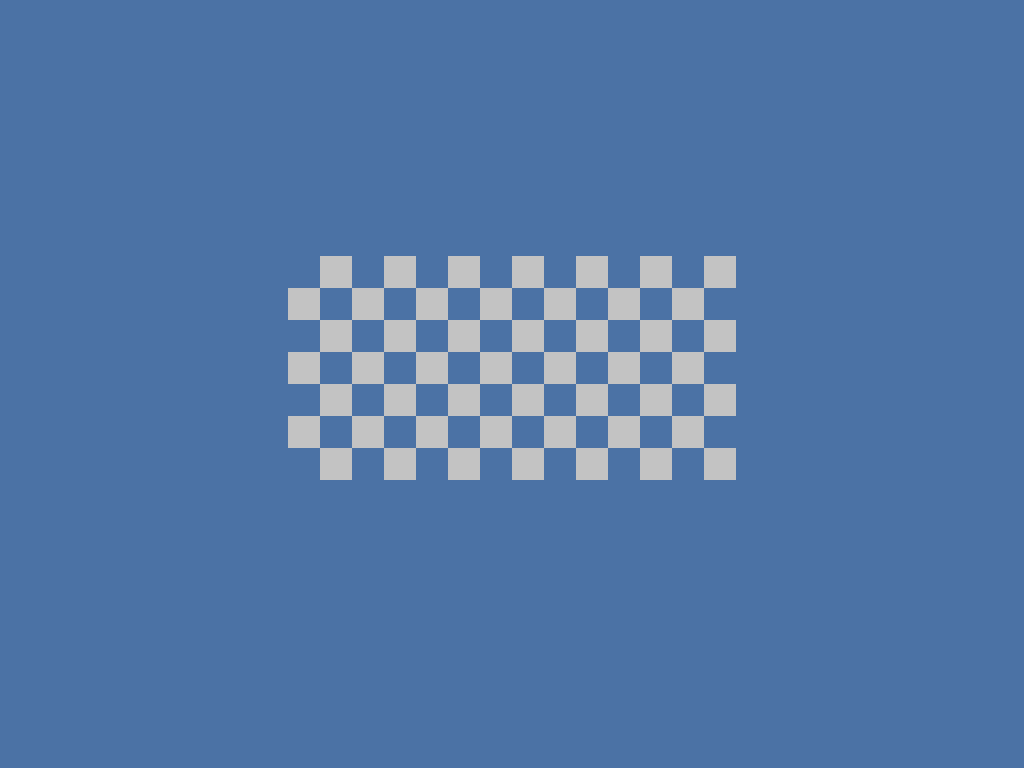

A 2D game scene composited from a Tiled map and its tileset images. What follows is a short description and the map's XML, with every tile layer's data as written:
An orthogonal 32x24 tile map with 32x32 px tiles, 1 tile layer (floors), 2 tilesets and 7 objects (4x wall, spawn, exit, kill_spinner).

<map version="1.0" tiledversion="1.1.4" orientation="orthogonal" renderorder="right-down" width="32" height="24" tilewidth="32" tileheight="32" infinite="0" nextobjectid="14">
 <properties>
  <property name="on_death" value="" />
  <property name="on_enter">local state = states.get_state("game")
local message = "Good luck..."
local label = state.message_label
label:set_text(message)
state.timer:after(8, function()
        if label:get_text() == message then
                state.message_label:set_text("")
        end
end)</property>
 </properties>
 <tileset firstgid="1" name="blue" tilewidth="32" tileheight="32" tilecount="1" columns="1">
  <image source="../graphics/blue.png" width="32" height="32" />
 </tileset>
 <tileset firstgid="2" name="white" tilewidth="32" tileheight="32" tilecount="1" columns="1">
  <image source="../graphics/white.png" width="32" height="32" />
 </tileset>
 <layer name="floors" width="32" height="24">
  <data encoding="csv">
1,1,1,1,1,1,1,1,1,1,1,1,1,1,1,1,1,1,1,1,1,1,1,1,1,1,1,1,1,1,1,1,
1,1,1,1,1,1,1,1,1,1,1,1,1,1,1,1,1,1,1,1,1,1,1,1,1,1,1,1,1,1,1,1,
1,1,1,1,1,1,1,1,1,1,1,1,1,1,1,1,1,1,1,1,1,1,1,1,1,1,1,1,1,1,1,1,
1,1,1,1,1,1,1,1,1,1,1,1,1,1,1,1,1,1,1,1,1,1,1,1,1,1,1,1,1,1,1,1,
1,1,1,1,1,1,1,1,1,1,1,1,1,1,1,1,1,1,1,1,1,1,1,1,1,1,1,1,1,1,1,1,
1,1,1,1,1,1,1,1,1,1,1,1,1,1,1,1,1,1,1,1,1,1,1,1,1,1,1,1,1,1,1,1,
1,1,1,1,1,1,1,1,1,1,1,1,1,1,1,1,1,1,1,1,1,1,1,1,1,1,1,1,1,1,1,1,
1,1,1,1,1,1,1,1,1,1,1,1,1,1,1,1,1,1,1,1,1,1,1,1,1,1,1,1,1,1,1,1,
1,1,1,1,1,1,1,1,1,1,2,1,2,1,2,1,2,1,2,1,2,1,2,1,1,1,1,1,1,1,1,1,
1,1,1,1,1,1,1,1,1,2,1,2,1,2,1,2,1,2,1,2,1,2,1,1,1,1,1,1,1,1,1,1,
1,1,1,1,1,1,1,1,1,1,2,1,2,1,2,1,2,1,2,1,2,1,2,1,1,1,1,1,1,1,1,1,
1,1,1,1,1,1,1,1,1,2,1,2,1,2,1,2,1,2,1,2,1,2,1,1,1,1,1,1,1,1,1,1,
1,1,1,1,1,1,1,1,1,1,2,1,2,1,2,1,2,1,2,1,2,1,2,1,1,1,1,1,1,1,1,1,
1,1,1,1,1,1,1,1,1,2,1,2,1,2,1,2,1,2,1,2,1,2,1,1,1,1,1,1,1,1,1,1,
1,1,1,1,1,1,1,1,1,1,2,1,2,1,2,1,2,1,2,1,2,1,2,1,1,1,1,1,1,1,1,1,
1,1,1,1,1,1,1,1,1,1,1,1,1,1,1,1,1,1,1,1,1,1,1,1,1,1,1,1,1,1,1,1,
1,1,1,1,1,1,1,1,1,1,1,1,1,1,1,1,1,1,1,1,1,1,1,1,1,1,1,1,1,1,1,1,
1,1,1,1,1,1,1,1,1,1,1,1,1,1,1,1,1,1,1,1,1,1,1,1,1,1,1,1,1,1,1,1,
1,1,1,1,1,1,1,1,1,1,1,1,1,1,1,1,1,1,1,1,1,1,1,1,1,1,1,1,1,1,1,1,
1,1,1,1,1,1,1,1,1,1,1,1,1,1,1,1,1,1,1,1,1,1,1,1,1,1,1,1,1,1,1,1,
1,1,1,1,1,1,1,1,1,1,1,1,1,1,1,1,1,1,1,1,1,1,1,1,1,1,1,1,1,1,1,1,
1,1,1,1,1,1,1,1,1,1,1,1,1,1,1,1,1,1,1,1,1,1,1,1,1,1,1,1,1,1,1,1,
1,1,1,1,1,1,1,1,1,1,1,1,1,1,1,1,1,1,1,1,1,1,1,1,1,1,1,1,1,1,1,1,
1,1,1,1,1,1,1,1,1,1,1,1,1,1,1,1,1,1,1,1,1,1,1,1,1,1,1,1,1,1,1,1
</data>
 </layer>
 <objectgroup name="entities">
  <object id="5" type="wall" x="256" y="480" width="544" height="32" />
  <object id="8" type="wall" x="768" y="256" width="32" height="224" />
  <object id="9" type="wall" x="256" y="224" width="544" height="32" />
  <object id="10" type="wall" x="256" y="256" width="32" height="224" />
  <object id="11" type="spawn" x="288" y="256" width="32" height="224" />
  <object id="12" type="exit" x="736" y="256" width="32" height="224">
   <properties>
    <property name="map_name" value="three" />
   </properties>
  </object>
  <object id="13" type="kill_spinner" x="512" y="352" width="32" height="32">
   <properties>
    <property name="teeth" type="int" value="3" />
   </properties>
  </object>
 </objectgroup>
</map>
